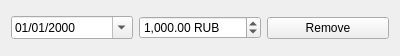
<?xml version="1.0" encoding="UTF-8"?>
<ui version="4.0">
 <class>PaymentWidget</class>
 <widget class="QWidget" name="PaymentWidget">
  <property name="geometry">
   <rect>
    <x>0</x>
    <y>0</y>
    <width>400</width>
    <height>56</height>
   </rect>
  </property>
  <property name="windowTitle">
   <string>Form</string>
  </property>
  <layout class="QHBoxLayout" name="horizontalLayout">
   <item>
    <widget class="QDateEdit" name="date_input">
     <property name="displayFormat">
      <string>dd/MM/yyyy</string>
     </property>
     <property name="calendarPopup">
      <bool>true</bool>
     </property>
    </widget>
   </item>
   <item>
    <widget class="QDoubleSpinBox" name="payment_input">
     <property name="showGroupSeparator" stdset="0">
      <bool>true</bool>
     </property>
     <property name="suffix">
      <string> RUB</string>
     </property>
     <property name="minimum">
      <double>0.010000000000000</double>
     </property>
     <property name="maximum">
      <double>1000000000.000000000000000</double>
     </property>
     <property name="singleStep">
      <double>500.000000000000000</double>
     </property>
     <property name="stepType">
      <enum>QAbstractSpinBox::AdaptiveDecimalStepType</enum>
     </property>
     <property name="value">
      <double>1000.000000000000000</double>
     </property>
    </widget>
   </item>
   <item>
    <widget class="QPushButton" name="remove_payment_button">
     <property name="text">
      <string>Remove</string>
     </property>
    </widget>
   </item>
  </layout>
 </widget>
 <resources/>
 <connections/>
</ui>
